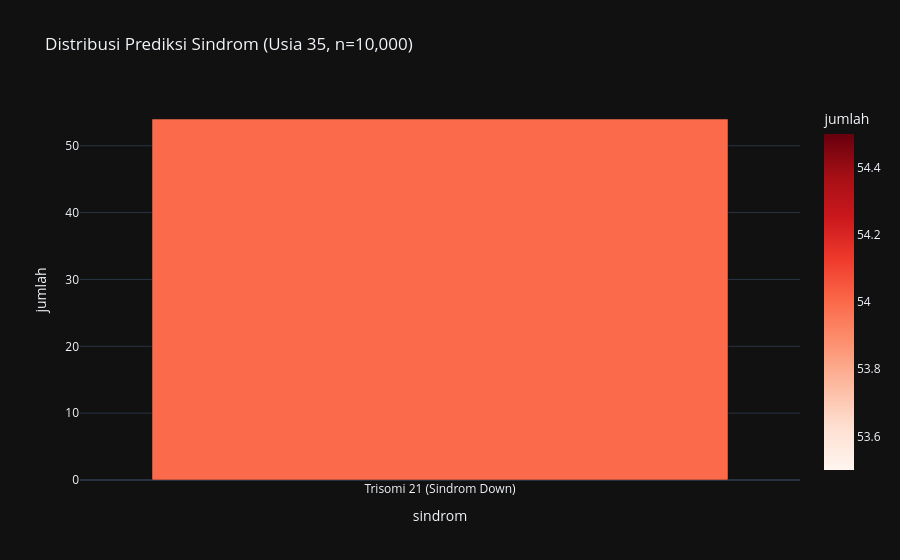

Notebook code for this chart:
### Markdown cell above
### Distribusi Sindrom

### Code cell
if result35.syndromeCounts:
    syndromeDf = pd.DataFrame([
        {'sindrom': k, 'jumlah': v}
        for k, v in result35.syndromeCounts.items()
    ]).sort_values('jumlah', ascending=False)

    figSyn = px.bar(
        syndromeDf, x='sindrom', y='jumlah',
        title=f'Distribusi Prediksi Sindrom (Usia 35, n={result35.totalRuns:,})',
        color='jumlah', color_continuous_scale='Reds',
        template='plotly_dark'
    )
    figSyn.show()
else:
    print('Tidak ada gamet aneuploid yang terdeteksi pada simulasi ini.')

### Figure 1 — Plotly figure (JSON) as saved in the notebook; plotly's stock layout.template omitted (floating-point values rounded to 4 significant figures)
{"data": [{"hovertemplate": "sindrom=%{x}<br>jumlah=%{marker.color}<extra></extra>", "legendgroup": "", "marker": {"color": [54], "coloraxis": "coloraxis", "pattern": {"shape": ""}}, "name": "", "orientation": "v", "showlegend": false, "textposition": "auto", "type": "bar", "x": ["Trisomi 21 (Sindrom Down)"], "xaxis": "x", "y": [54], "yaxis": "y"}], "layout": {"barmode": "relative", "coloraxis": {"colorbar": {"title": {"text": "jumlah"}}, "colorscale": [[0, "rgb(255,245,240)"], [0.125, "rgb(254,224,210)"], [0.25, "rgb(252,187,161)"], [0.375, "rgb(252,146,114)"], [0.5, "rgb(251,106,74)"], [0.625, "rgb(239,59,44)"], [0.75, "rgb(203,24,29)"], [0.875, "rgb(165,15,21)"], [1, "rgb(103,0,13)"]]}, "legend": {"tracegroupgap": 0}, "title": {"text": "Distribusi Prediksi Sindrom (Usia 35, n=10,000)"}, "xaxis": {"anchor": "y", "domain": [0, 1], "title": {"text": "sindrom"}}, "yaxis": {"anchor": "x", "domain": [0, 1], "title": {"text": "jumlah"}}}}
